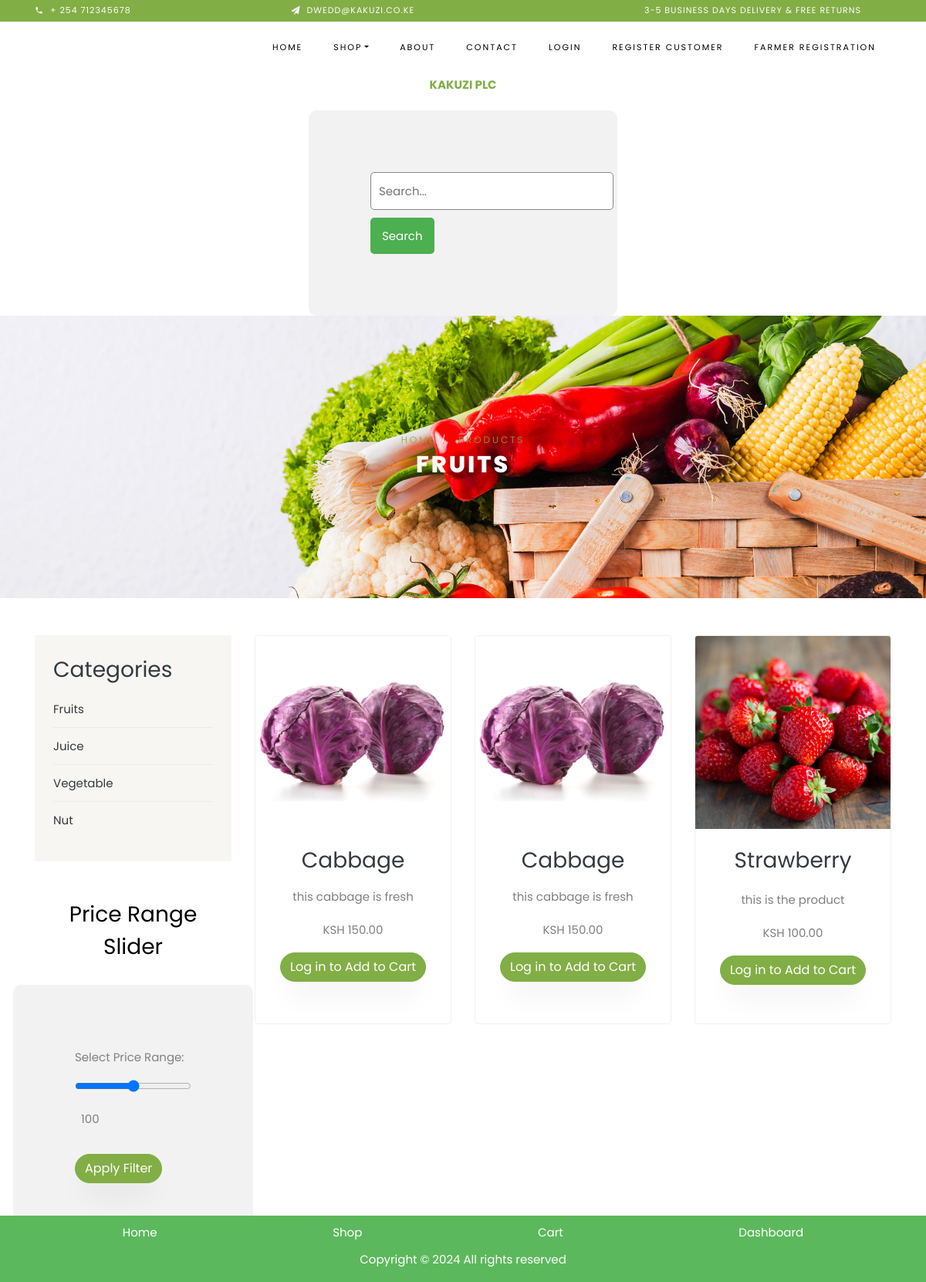
Page /shop/category/cata3114d3ige552i12ijaied on the committed database.
### core/models.py (models this page shows, shortened)
class Category(models.Model):
    cid = ShortUUIDField(unique=True, max_length=30, prefix='cat', alphabet='abcdefghij12345')
    title = models.CharField(max_length=100, default='fruit')
    image = models.ImageField(upload_to='category', default='category.jpg')
    class Meta:
        verbose_name_plural = "Categories"

class Product(models.Model):
    pid = ShortUUIDField(unique=True, max_length=30, alphabet='abcdefghij12345')
    title = models.CharField(max_length=100, default='vegetable')
    image = models.ImageField(upload_to=user_directory_path, default='product.jpg')
    description = RichTextUploadingField(null=True, blank=True, default='this is the product')
    price = models.DecimalField(max_digits=10, decimal_places=2, default=10.0)
    quantity_available = models.PositiveIntegerField(default=1)
    is_available = models.BooleanField(default=True)
    created_at = models.DateTimeField(auto_now_add=True)
    updated_at = models.DateTimeField(auto_now=True)
    tags = TaggableManager(blank=True)
    product_status = models.CharField(choices=STATUS, max_length=50)
    featured = models.BooleanField(default=False)
    user = models.ForeignKey(User, on_delete=models.SET_NULL, null=True)
    vendor = models.ForeignKey(VendorUser, on_delete=models.SET_NULL, null=True,related_name='supplied_products')
    category = models.ForeignKey(Category, on_delete=models.SET_NULL, null=True)
    life=models.CharField(max_length=50, default='10')
    mfd=models.DateTimeField(auto_now_add=False, null=True)
    slug = models.SlugField(unique=True, blank=True, null=True,default='')
    user_reviewed = models.BooleanField(default=False)
    class Meta:
        verbose_name_plural = "Products"

### core/views.py (the view)
# urls.py: path("shop/category/<str:cid>", CategoryListView.as_view(), name='category-list'),
class CategoryListView(ListView):
    model = Category
    template_name = 'customer_pages/category.html'
    paginate_by=10
    def get_context_data(self, **kwargs):
        context = super().get_context_data(**kwargs)
        category = get_object_or_404(Category, cid=self.kwargs['cid'])
        context['category'] = category
        context['products'] = Product.objects.filter(product_status='published', category=category).order_by('-id')
        return context

### core/context_processors.py (called while the page is built, shortened)
def default(request):
    categories = Category.objects.all()
    address = None
    name=request.user.username
    return {
        'categories': categories,
        'address': address,
        'name':name
    }

### templates/customer_pages/category.html (shortened to what this page needs)
{% extends 'core/base.html' %}
{% block content %}
    <div class="hero-wrap hero-bread" style="background-image: url('{{ STATIC_URL }}static/images/bg_1.jpg');">
        <div class="container">
            <div class="row no-gutters slider-text align-items-center justify-content-center">
                <div class="col-md-9 ftco-animate text-center">
                    <p class="breadcrumbs"><a href="{% url 'core:index' %}">Home</a> <span class="mr-2">/</span> <a href="{% url 'core:shop' %}">Products</a></p>
                    <h1 class="mb-0 bread">{{ category.title }}</h1>
                </div>
            </div>
        </div>
    </div>
    <div class="container my-5">
        <div class="row">
            <div class="col-md-3">
                <div class="categories p-4 bg-light border-radius-8">
                    <h3 class="mb-3 text-dark">Categories</h3>
                    {% if categories %}
                        <ul class="list-unstyled">
                            {% for cat in categories %}
                                <li><a href="{% url 'core:category-list' cat.cid %}" class="text-dark">{{ cat.title|title }}</a></li>
                            {% endfor %}
                        </ul>
                    {% endif %}
                </div>
                <div class="container mt-5">
                    <h3 class="text-center">Price Range Slider</h3>
                    <div class="slider d-flex justify-content-center">
                        <form method="get" action="{% url 'core:category-price-range-results' category.cid %}">
                            <label for="priceRange">Select Price Range:</label>
                            <input type="range" min="0" max="200" value="100" id="priceRange" name="price_range">
                            <p id="rangeValue" class="ml-2">100</p>
                            <button type="submit" class="btn btn-primary mt-3">Apply Filter</button>
                        </form>
                    </div>
                </div>
            </div>
            <div class="col-md-9">
                <div class="row">
                    {% for product in products %}
                        <div class="col-md-6 col-lg-4 mb-4">
                            <div class="product card h-100">
                                <a href="#" class="img-prod d-block overflow-hidden">
                                    <img class="card-img-top img-fluid fixed-image-size" src="{{ product.image.url }}" alt="{{ product.title }}">
                                </a>
                                <div class="card-body text-center">
                                    <h3 class="card-title title-text"><a href="#" class="text-dark">{{ product.title|title }}</a></h3>
                                    <p class="card-text">{{ product.description|truncatechars:30|safe  }}</p>
                                    <div class="d-flex justify-content-center">
                                        <div class="pricing">
                                            {% if product.discount_price %}
                                                <p class="price">
                                                    <span class="mr-2 price-dc">KSH {{ product.original_price }}</span>
                                                    <span class="price-sale">KSH {{ product.discount_price }}</span>
                                                </p>
                                            {% else %}
                                                <p class="price">KSH {{ product.price }}</p>
                                            {% endif %}
                                        </div>
                                    </div>
                                    {% if request.user.is_authenticated %}
                                        <a href="{% url 'core:product-detail' product.pid %}" class="btn btn-primary">Add to Cart</a>
                                    {% else %}
                                        <a href="{% url 'userauths:login' %}" class="btn btn-primary">Log in to Add to Cart</a>
                                    {% endif %}
                                </div>
                            </div>
                        </div>
                    {% endfor %}
                </div>
            </div>
        </div>
    </div>
{% endblock %}

### static/css/styleform.css (style rules this page uses)
form { max-width: 400px; margin: 20px auto 0; padding-top: 20px; color: grey; background-color: #f2f2f2; border-radius: 10px; padding: 80px; }
form label { margin-bottom: 5px; }
form input { padding: 10px; margin-bottom: 10px; border: 1px solid #8c8989; border-radius: 5px; }
button { background-color: #4CAF50; color: white; padding: 10px 15px; border: none; border-radius: 5px; cursor: pointer; }

### templates/customer_pages/category.html (style rules this page uses)
.fixed-image-size { width: 100%; height: 250px; object-fit: cover; }

### rows in the picture
Category: title "FRUITS", title "Fruits"
Category: title "Juice"
Category: title "Vegetable"
Category: title "Nut"
Product: image (picture), title "Cabbage", description "this cabbage is fresh", price "150.00"
Product: image (picture), title "Cabbage", description "this cabbage is fresh", price "150.00"
Product: image (picture), title "Strawberry", description "this is the product", price "100.00"
